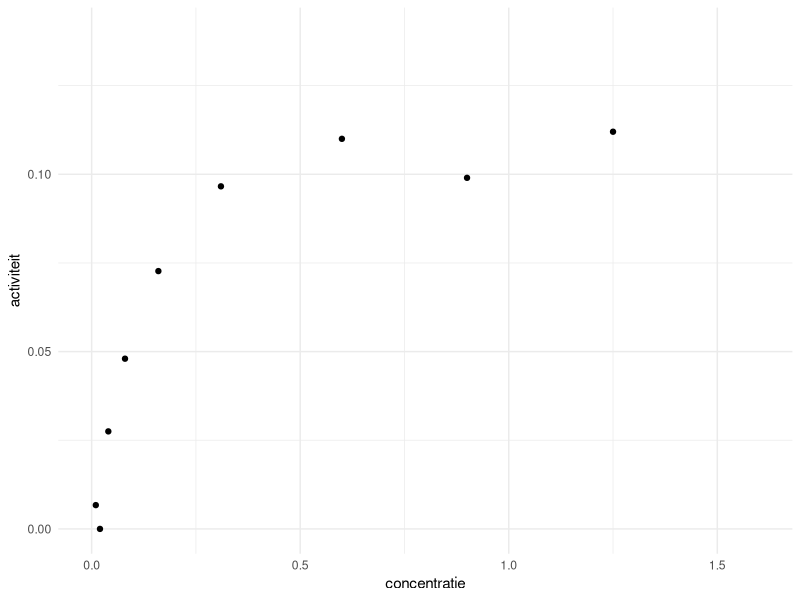
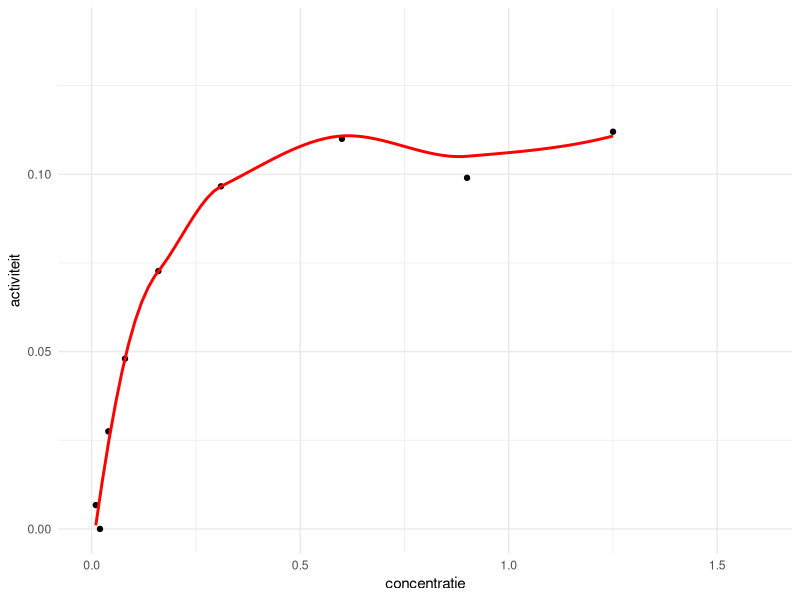

R code for these plots, in order:
## ---- chunk 1
#Libraries:
library(ggplot2)
## ---- chunk 2
plot_data <- data.frame(
  concentratie = c(1.25, 0.90, 0.60, 0.31,
                   0.16, 0.08, 0.04, 0.02, 0.01),
  activiteit = c(1.12e-01, 9.90e-02, 1.10e-01, 9.66e-02,
                 7.27e-02, 4.80e-02, 2.75e-02, 0.00e00, 6.71e-03)
)
print(plot_data)
## ---- chunk 3
ggplot(plot_data, aes(x = concentratie, y = activiteit)) +
  geom_point() +
  ylim(0.0, 0.140) +
  xlim(0.0, 1.6) +
  theme_minimal()
## ---- chunk 4
ggplot(plot_data, aes(x = concentratie, y = activiteit)) +
  geom_point() +
  geom_smooth(method = loess, color = "red", se = FALSE) +
  ylim(0.0, 0.140) +
  xlim(0.0, 1.6) +
  theme_minimal()
